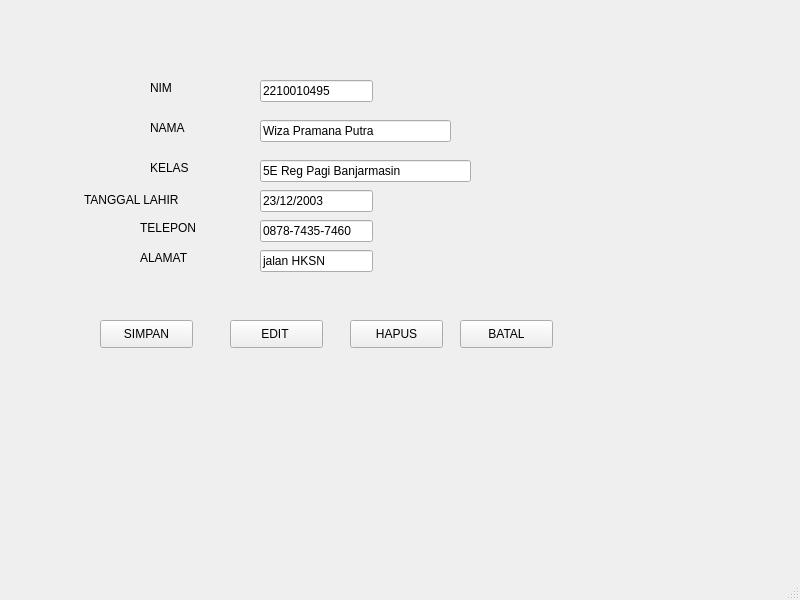
<?xml version="1.0" encoding="UTF-8"?>
<ui version="4.0">
 <class>MainWindow</class>
 <widget class="QMainWindow" name="MainWindow">
  <property name="geometry">
   <rect>
    <x>0</x>
    <y>0</y>
    <width>800</width>
    <height>600</height>
   </rect>
  </property>
  <property name="windowTitle">
   <string>MainWindow</string>
  </property>
  <widget class="QWidget" name="centralwidget">
   <widget class="QLineEdit" name="lineEdit">
    <property name="geometry">
     <rect>
      <x>260</x>
      <y>80</y>
      <width>113</width>
      <height>22</height>
     </rect>
    </property>
    <property name="text">
     <string>2210010495</string>
    </property>
   </widget>
   <widget class="QLineEdit" name="lineEdit_2">
    <property name="geometry">
     <rect>
      <x>260</x>
      <y>120</y>
      <width>191</width>
      <height>22</height>
     </rect>
    </property>
    <property name="text">
     <string>Wiza Pramana Putra</string>
    </property>
   </widget>
   <widget class="QLineEdit" name="lineEdit_3">
    <property name="geometry">
     <rect>
      <x>260</x>
      <y>160</y>
      <width>211</width>
      <height>22</height>
     </rect>
    </property>
    <property name="text">
     <string>5E Reg Pagi Banjarmasin</string>
    </property>
   </widget>
   <widget class="QLineEdit" name="lineEdit_4">
    <property name="geometry">
     <rect>
      <x>260</x>
      <y>190</y>
      <width>113</width>
      <height>22</height>
     </rect>
    </property>
    <property name="text">
     <string>23/12/2003</string>
    </property>
   </widget>
   <widget class="QLabel" name="label">
    <property name="geometry">
     <rect>
      <x>150</x>
      <y>80</y>
      <width>55</width>
      <height>16</height>
     </rect>
    </property>
    <property name="text">
     <string>NIM</string>
    </property>
   </widget>
   <widget class="QLabel" name="label_2">
    <property name="geometry">
     <rect>
      <x>150</x>
      <y>120</y>
      <width>55</width>
      <height>16</height>
     </rect>
    </property>
    <property name="text">
     <string>NAMA</string>
    </property>
   </widget>
   <widget class="QLabel" name="label_3">
    <property name="geometry">
     <rect>
      <x>150</x>
      <y>160</y>
      <width>55</width>
      <height>16</height>
     </rect>
    </property>
    <property name="text">
     <string>KELAS</string>
    </property>
   </widget>
   <widget class="QLabel" name="label_4">
    <property name="geometry">
     <rect>
      <x>84</x>
      <y>190</y>
      <width>121</width>
      <height>20</height>
     </rect>
    </property>
    <property name="text">
     <string>TANGGAL LAHIR</string>
    </property>
   </widget>
   <widget class="QLabel" name="label_5">
    <property name="geometry">
     <rect>
      <x>140</x>
      <y>220</y>
      <width>55</width>
      <height>16</height>
     </rect>
    </property>
    <property name="text">
     <string>TELEPON</string>
    </property>
   </widget>
   <widget class="QLabel" name="label_6">
    <property name="geometry">
     <rect>
      <x>140</x>
      <y>250</y>
      <width>55</width>
      <height>16</height>
     </rect>
    </property>
    <property name="text">
     <string>ALAMAT</string>
    </property>
   </widget>
   <widget class="QLineEdit" name="lineEdit_5">
    <property name="geometry">
     <rect>
      <x>260</x>
      <y>220</y>
      <width>113</width>
      <height>22</height>
     </rect>
    </property>
    <property name="text">
     <string>0878-7435-7460</string>
    </property>
   </widget>
   <widget class="QLineEdit" name="lineEdit_6">
    <property name="geometry">
     <rect>
      <x>260</x>
      <y>250</y>
      <width>113</width>
      <height>22</height>
     </rect>
    </property>
    <property name="text">
     <string>jalan HKSN</string>
    </property>
   </widget>
   <widget class="QPushButton" name="pushButton">
    <property name="geometry">
     <rect>
      <x>100</x>
      <y>320</y>
      <width>93</width>
      <height>28</height>
     </rect>
    </property>
    <property name="text">
     <string>SIMPAN</string>
    </property>
   </widget>
   <widget class="QPushButton" name="pushButton_2">
    <property name="geometry">
     <rect>
      <x>230</x>
      <y>320</y>
      <width>93</width>
      <height>28</height>
     </rect>
    </property>
    <property name="text">
     <string>EDIT </string>
    </property>
   </widget>
   <widget class="QPushButton" name="pushButton_3">
    <property name="geometry">
     <rect>
      <x>350</x>
      <y>320</y>
      <width>93</width>
      <height>28</height>
     </rect>
    </property>
    <property name="text">
     <string>HAPUS</string>
    </property>
   </widget>
   <widget class="QPushButton" name="pushButton_4">
    <property name="geometry">
     <rect>
      <x>460</x>
      <y>320</y>
      <width>93</width>
      <height>28</height>
     </rect>
    </property>
    <property name="text">
     <string>BATAL</string>
    </property>pyuic5 –x Latihan2qt.ui –o form2qt.py
   </widget>
  </widget>
  <widget class="QMenuBar" name="menubar">
   <property name="geometry">
    <rect>
     <x>0</x>
     <y>0</y>
     <width>800</width>
     <height>26</height>
    </rect>
   </property>
  </widget>
  <widget class="QStatusBar" name="statusbar"/>
 </widget>
 <resources/>
 <connections/>
</ui>
